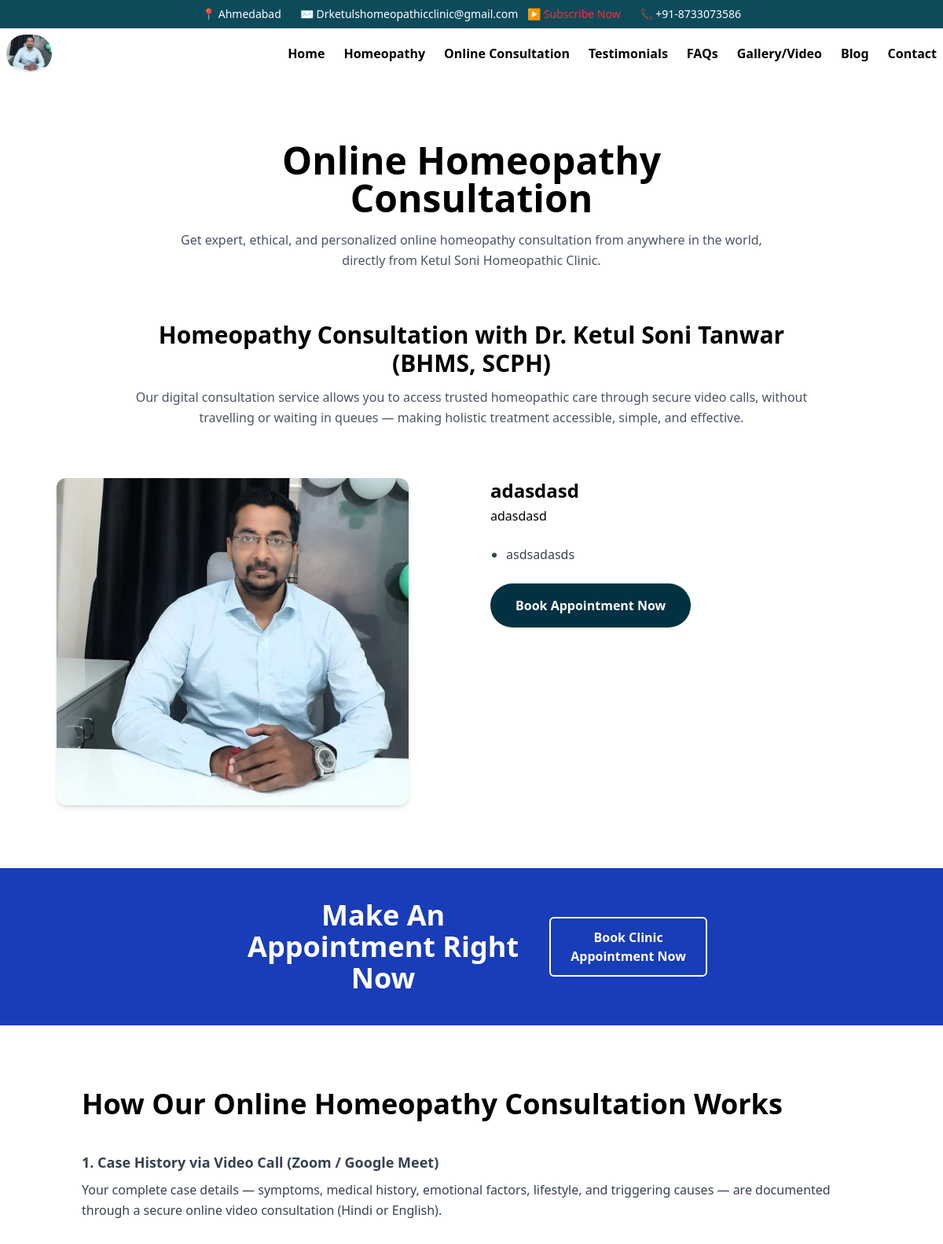
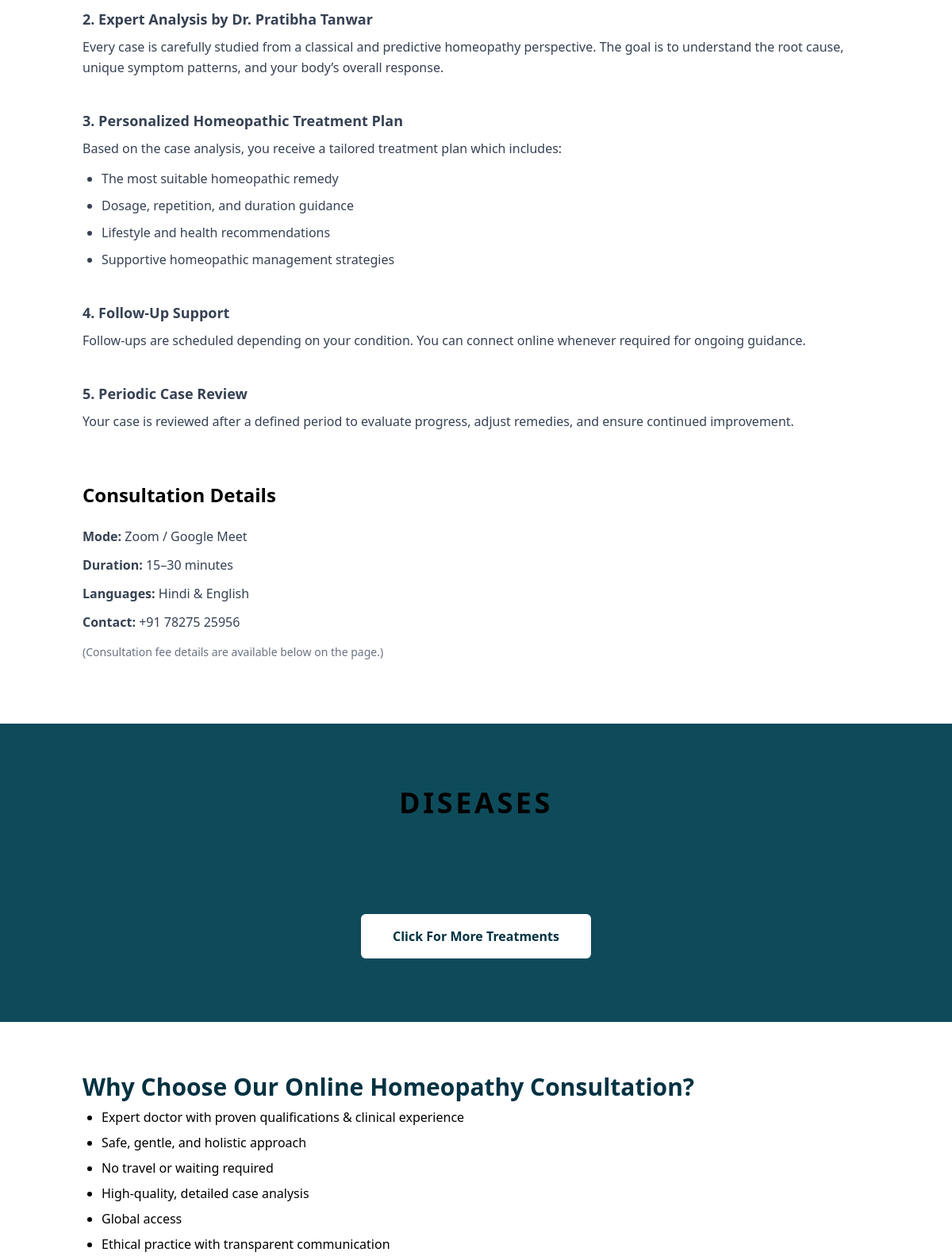
Screenshot of /online_consultation/ (upper part) with the database file from the repository (2 pictures, top to bottom).
### clinic_app/models.py (models this page shows, shortened)
class Doctor(models.Model):
    name = models.CharField(max_length=100)
    qualification = models.CharField(max_length=200)
    experience_years = models.PositiveIntegerField()
    specialization = models.TextField()
    image = models.ImageField(upload_to="doctors/")
    is_active = models.BooleanField(default=True)
    about_title = models.CharField(max_length=200)
    about_subtitle = models.CharField(max_length=200, blank=True)
    about_points = models.TextField(
        help_text="Enter each point on a new line"
    )

### clinic_app/views.py (the view)
# urls.py: path('online_consultation/', online_consultation_page, name='online_consultation'),
def online_consultation_page(request):
    context = {
        "doctor": Doctor.objects.filter(is_active=True).first(),
    }
    return render(request, "online_consultation_page.html",context)

### templates/online_consultation_page.html (shortened to what this page needs)
{% extends 'base.html' %}
{% load static tailwind_tags %}
{% block content %}
  <section class="bg-white py-20">
    <div class="max-w-7xl mx-auto px-4 space-y-16">
      <div class="text-center max-w-3xl mx-auto">
        <h1 class="text-4xl md:text-5xl font-bold text-primary mb-4">Online Homeopathy Consultation</h1>
        <p class="text-gray-600 leading-relaxed">Get expert, ethical, and personalized online homeopathy consultation from anywhere in the world, directly from Ketul Soni Homeopathic Clinic.</p>
      </div>
      <div class="max-w-4xl mx-auto text-center">
        <h2 class="text-2xl md:text-3xl font-semibold text-primary mb-3">Homeopathy Consultation with Dr. Ketul Soni Tanwar (BHMS, SCPH)</h2>
        <p class="text-gray-600 leading-relaxed">Our digital consultation service allows you to access trusted homeopathic care through secure video calls, without travelling or waiting in queues — making holistic treatment accessible, simple, and effective.</p>
      </div>
      <div class="grid grid-cols-1 lg:grid-cols-2 gap-12 items-start">
        <div class="flex justify-center">
          {% if doctor.image %}
            <img src="{{ doctor.image.url }}" alt="{{ doctor.name }}" class="w-full max-w-md rounded-xl shadow-md object-cover" />
          {% endif %}
        </div>
        <div class="space-y-6">
          <h3 class="text-2xl font-bold text-primary">
            {{ doctor.about_title }}
            {% if doctor.about_subtitle %}
              <span class="block text-base font-medium mt-1">{{ doctor.about_subtitle }}</span>
            {% endif %}
          </h3>
          <ul class="space-y-3 text-gray-700 leading-relaxed list-disc pl-5">
            {% for point in doctor.about_points.splitlines %}
              <li>{{ point }}</li>
            {% endfor %}
          </ul>
          <a href="#" class="inline-block bg-[#003242] text-white px-8 py-4 rounded-full font-semibold hover:opacity-90 transition">Book Appointment Now</a>
        </div>
      </div>
    </div>
  </section>
  {% include 'components/cta.html' %}
  <section class="bg-white py-20">
    <div class="max-w-5xl mx-auto px-4">
      <h2 class="text-3xl md:text-4xl font-bold text-primary mb-10">How Our Online Homeopathy Consultation Works</h2>
      <div class="space-y-10 text-gray-700 leading-relaxed">
        <div>
          <h3 class="text-lg font-semibold text-primary mb-2">1. Case History via Video Call (Zoom / Google Meet)</h3>
          <p>Your complete case details — symptoms, medical history, emotional factors, lifestyle, and triggering causes — are documented through a secure online video consultation (Hindi or English).</p>
        </div>
        <div>
          <h3 class="text-lg font-semibold text-primary mb-2">2. Expert Analysis by Dr. Pratibha Tanwar</h3>
          <p>Every case is carefully studied from a classical and predictive homeopathy perspective. The goal is to understand the root cause, unique symptom patterns, and your body’s overall response.</p>
        </div>
        <div>
          <h3 class="text-lg font-semibold text-primary mb-2">3. Personalized Homeopathic Treatment Plan</h3>
          <p class="mb-3">Based on the case analysis, you receive a tailored treatment plan which includes:</p>
          <ul class="list-disc pl-6 space-y-2">
            <li>The most suitable homeopathic remedy</li>
            <li>Dosage, repetition, and duration guidance</li>
            <li>Lifestyle and health recommendations</li>
            <li>Supportive homeopathic management strategies</li>
          </ul>
        </div>
        <div>
          <h3 class="text-lg font-semibold text-primary mb-2">4. Follow-Up Support</h3>
          <p>Follow-ups are scheduled depending on your condition. You can connect online whenever required for ongoing guidance.</p>
        </div>
        <div>
          <h3 class="text-lg font-semibold text-primary mb-2">5. Periodic Case Review</h3>
          <p>Your case is reviewed after a defined period to evaluate progress, adjust remedies, and ensure continued improvement.</p>
        </div>
      </div>
      <div class="mt-16">
        <h3 class="text-2xl font-bold text-primary mb-6">Consultation Details</h3>
        <ul class="space-y-3 text-gray-700">
          <li>
            <strong>Mode:</strong> Zoom / Google Meet
          </li>
          <li>
            <strong>Duration:</strong> 15–30 minutes
          </li>
          <li>
            <strong>Languages:</strong> Hindi & English
          </li>
          <li>
            <strong>Contact:</strong> +91 78275 25956
          </li>
        </ul>
        <p class="mt-4 text-sm text-gray-500">(Consultation fee details are available below on the page.)</p>
      </div>
    </div>
  </section>
  {% include 'components/diseases.html' %}
  <div class="max-w-5xl mx-auto px-4 mt-16">
    <h3 class="text-3xl font-semibold text-[#003242] mb-2">Why Choose Our Online Homeopathy Consultation?</h3>
    <ul class="list-disc pl-6 space-y-2">
      <li>Expert doctor with proven qualifications & clinical experience</li>
      <li>Safe, gentle, and holistic approach</li>
      <li>No travel or waiting required</li>
      <li>High-quality, detailed case analysis</li>
      <li>Global access</li>
      <li>Ethical practice with transparent communication</li>
    </ul>
  </div>
{% endblock %}

### rows the page displays
Doctor: image (picture), about_title "adasdasd", about_subtitle "adasdasd", splitlines "asdsadasds"
